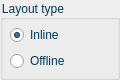
     <widget class="QGroupBox" name="groupBox">
      <property name="geometry">
       <rect>
        <x>20</x>
        <y>80</y>
        <width>120</width>
        <height>80</height>
       </rect>
      </property>
      <property name="styleSheet">
       <string notr="true">font: 10pt &quot;Segoe UI&quot;; color: rgb(0, 57, 90)</string>
      </property>
      <property name="title">
       <string>Layout type</string>
      </property>
      <widget class="QWidget" name="verticalLayoutWidget_2">
       <property name="geometry">
        <rect>
         <x>10</x>
         <y>20</y>
         <width>97</width>
         <height>52</height>
        </rect>
       </property>
       <layout class="QVBoxLayout" name="verticalLayout_7">
        <property name="spacing">
         <number>0</number>
        </property>
        <item>
         <widget class="QRadioButton" name="rb_layout_inline">
          <property name="enabled">
           <bool>true</bool>
          </property>
          <property name="sizePolicy">
           <sizepolicy hsizetype="Fixed" vsizetype="Minimum">
            <horstretch>0</horstretch>
            <verstretch>0</verstretch>
           </sizepolicy>
          </property>
          <property name="minimumSize">
           <size>
            <width>95</width>
            <height>22</height>
           </size>
          </property>
          <property name="styleSheet">
           <string notr="true">font: 10pt &quot;Segoe UI&quot;; color: rgb(0, 57, 90)</string>
          </property>
          <property name="text">
           <string>Inline</string>
          </property>
          <property name="checked">
           <bool>true</bool>
          </property>
         </widget>
        </item>
        <item>
         <widget class="QRadioButton" name="rb_layout_offline">
          <property name="enabled">
           <bool>true</bool>
          </property>
          <property name="sizePolicy">
           <sizepolicy hsizetype="Minimum" vsizetype="Fixed">
            <horstretch>0</horstretch>
            <verstretch>0</verstretch>
           </sizepolicy>
          </property>
          <property name="minimumSize">
           <size>
            <width>95</width>
            <height>22</height>
           </size>
          </property>
          <property name="layoutDirection">
           <enum>Qt::LeftToRight</enum>
          </property>
          <property name="styleSheet">
           <string notr="true">font: 10pt &quot;Segoe UI&quot;; color: rgb(0, 57, 90)</string>
          </property>
          <property name="text">
           <string>Offline</string>
          </property>
         </widget>
        </item>
       </layout>
      </widget>
     </widget>
